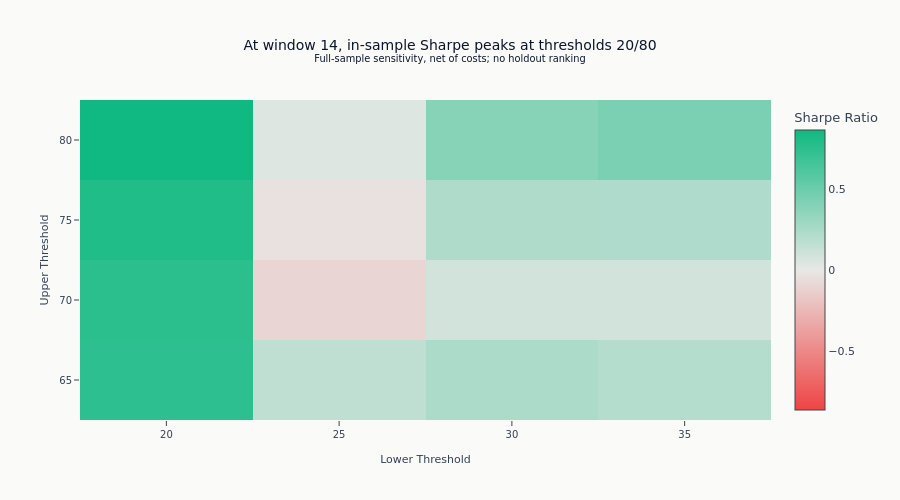

Notebook code for this chart:
### Markdown cell above
The heatmap holds the RSI window fixed and exposes the threshold surface. Centering the diverging
scale at zero distinguishes positive from negative in-sample Sharpe ratios without implying that
the highest cell is a validated choice.

### Code cell
fig = go.Figure(
    data=go.Heatmap(
        x=lower_thresholds,
        y=upper_thresholds,
        z=heatmap_z,
        colorscale=ml4t_diverging(),
        zmid=0,
        colorbar=dict(title="Sharpe Ratio"),
    )
)

fig.update_layout(
    title=(
        f"At window {RSI_WINDOW}, in-sample Sharpe peaks at thresholds "
        f"{window_best['lower']}/{window_best['upper']}"
        "<br><sup>Full-sample sensitivity, net of costs; no holdout ranking</sup>"
    ),
    xaxis_title="Lower Threshold",
    yaxis_title="Upper Threshold",
    height=500,
)
fig.show()

### Figure 1 — Plotly figure (JSON) as saved in the notebook; plotly's stock layout.template omitted (floating-point values rounded to 4 significant figures)
{"data": [{"colorbar": {"title": {"text": "Sharpe Ratio"}}, "colorscale": [[0.0, "#ef4444"], [0.5, "#e8e8e6"], [1.0, "#10b981"]], "type": "heatmap", "x": [20, 25, 30, 35], "y": [65, 70, 75, 80], "z": [[0.7475, 0.1606, 0.2367, 0.2079], [0.7622, -0.09895, 0.08964, 0.09315], [0.7998, -0.03683, 0.2302, 0.2308], [0.8654, 0.04034, 0.3905, 0.4376]], "zmid": 0}], "layout": {"height": 500, "title": {"text": "At window 14, in-sample Sharpe peaks at thresholds 20/80<br><sup>Full-sample sensitivity, net of costs; no holdout ranking</sup>"}, "xaxis": {"title": {"text": "Lower Threshold"}}, "yaxis": {"title": {"text": "Upper Threshold"}}}}
